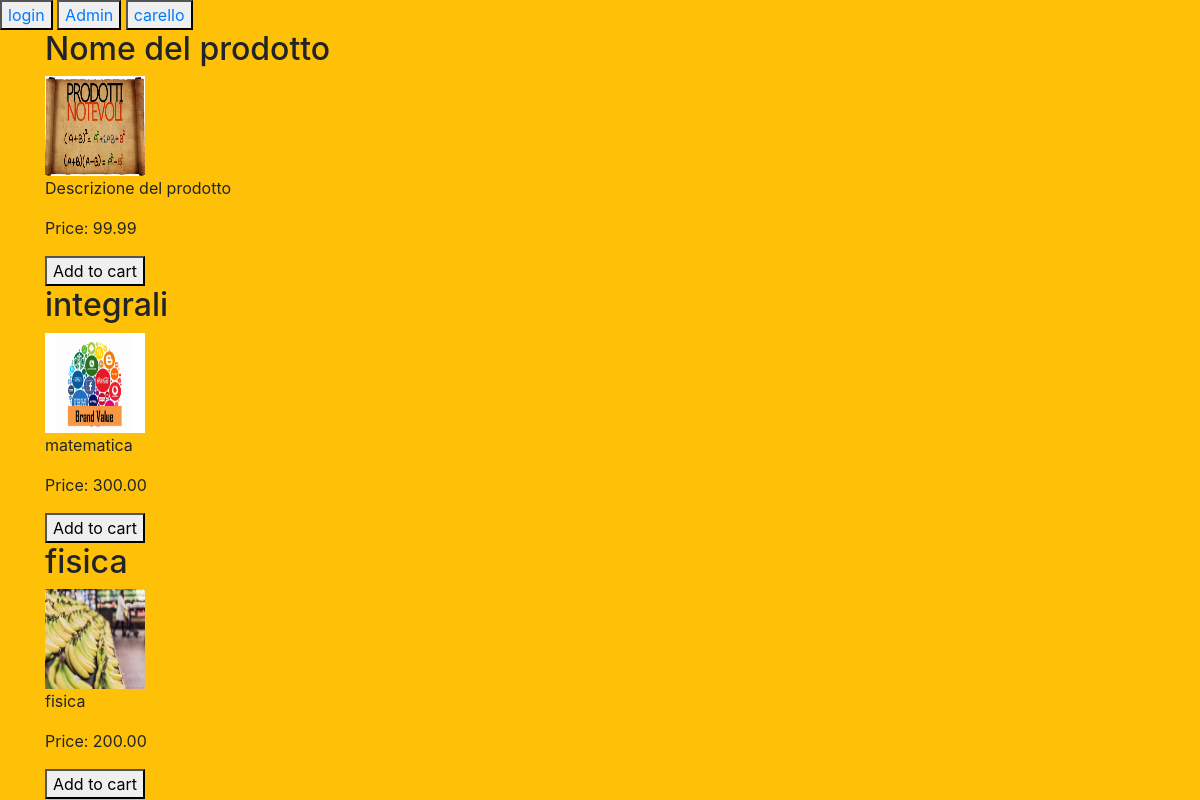
Page /pages/negozio.php on the committed database.
### tables this page shows
CREATE TABLE Products (
    id INT AUTO_INCREMENT,
    name VARCHAR(255),
    description TEXT,
    price DECIMAL(10,2),
    immagine VARCHAR(255),
    PRIMARY KEY(id)
);

### pages/negozio.php (the view, shortened to what this page needs)
<?php
include "Connessione.php";
$sql = "SELECT id, name, description, price, immagine FROM Products";
$result = $conn->query($sql);
$products = [];
if ($result->num_rows > 0) {
    while($product = $result->fetch_assoc()) {
        $products[] = $product;
    }
} else {
    echo "No product found.";
    exit;
}
?>
<!DOCTYPE html>
<html>
<head>
    <link rel="stylesheet" type="text/css" href="../css/style.css">
    <link rel="stylesheet" href="https://stackpath.bootstrapcdn.com/bootstrap/4.3.1/css/bootstrap.min.css">
</head>
<body class="bg-warning">
<button type="button"><a href="../index.php">login</a></button>
<button type="button"><a href="admin.php">Admin</a></button>
<button type="button"><a href="carello.php">carello</a></button>
<div class="container">
    <?php foreach ($products as $product): ?>
        <div class="product">
            <form method="post">
                <h2><?php echo $product['name']; ?></h2>
                <img src="<?php echo $product['immagine']; ?>" alt="<?php echo $product['name']; ?>" style="width: 100px; height: 100px;">
                <p><?php echo $product['description']; ?></p>
                <p>Price: <?php echo $product['price']; ?></p>
                <button type="submit">Add to cart</button>
            </form>
        </div>
    <?php endforeach; ?>
</div>
</body>
</html>

### rows in the picture
products: name "Nome del prodotto", immagine (picture), description "Descrizione del prodotto", price "99.99"
products: name "integrali", immagine (picture), description "matematica", price "300.00"
products: name "fisica", immagine (picture), description "fisica", price "200.00"
